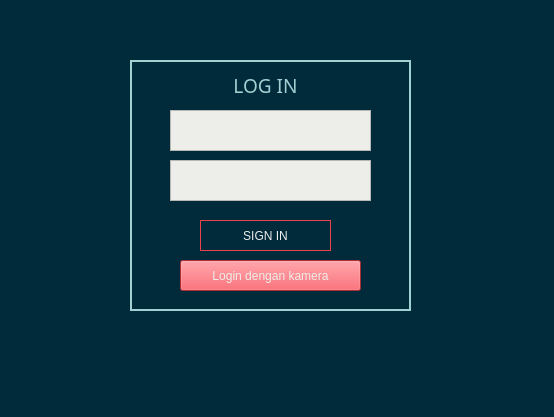
<?xml version="1.0" encoding="UTF-8"?>
<ui version="4.0">
 <class>LoginPage</class>
 <widget class="QMainWindow" name="LoginPage">
  <property name="geometry">
   <rect>
    <x>0</x>
    <y>0</y>
    <width>554</width>
    <height>417</height>
   </rect>
  </property>
  <property name="windowTitle">
   <string>MainWindow</string>
  </property>
  <property name="styleSheet">
   <string notr="true">background: rgb(1, 42, 59);
color: white;</string>
  </property>
  <widget class="QWidget" name="centralwidget">
   <widget class="QLabel" name="label">
    <property name="geometry">
     <rect>
      <x>190</x>
      <y>70</y>
      <width>151</width>
      <height>31</height>
     </rect>
    </property>
    <property name="font">
     <font>
      <family>Raleway Bold</family>
      <pointsize>14</pointsize>
      <weight>50</weight>
      <italic>false</italic>
      <bold>false</bold>
     </font>
    </property>
    <property name="styleSheet">
     <string notr="true">font: 14pt &quot;Raleway Bold&quot;;
color: rgb(161, 209, 210);
</string>
    </property>
    <property name="text">
     <string>LOG IN</string>
    </property>
    <property name="alignment">
     <set>Qt::AlignCenter</set>
    </property>
   </widget>
   <widget class="QTextEdit" name="nama_input">
    <property name="geometry">
     <rect>
      <x>170</x>
      <y>110</y>
      <width>201</width>
      <height>41</height>
     </rect>
    </property>
    <property name="font">
     <font>
      <family>Raleway</family>
      <pointsize>8</pointsize>
      <weight>50</weight>
      <italic>false</italic>
      <bold>false</bold>
     </font>
    </property>
    <property name="styleSheet">
     <string notr="true">background-color: rgb(237, 238, 233);
font: 8pt &quot;Raleway&quot;;
color:rgb(1, 42, 59);
</string>
    </property>
    <property name="tabChangesFocus">
     <bool>true</bool>
    </property>
    <property name="html">
     <string>&lt;!DOCTYPE HTML PUBLIC &quot;-//W3C//DTD HTML 4.0//EN&quot; &quot;http://www.w3.org/TR/REC-html40/strict.dtd&quot;&gt;
&lt;html&gt;&lt;head&gt;&lt;meta name=&quot;qrichtext&quot; content=&quot;1&quot; /&gt;&lt;style type=&quot;text/css&quot;&gt;
p, li { white-space: pre-wrap; }
&lt;/style&gt;&lt;/head&gt;&lt;body style=&quot; font-family:'Raleway'; font-size:8pt; font-weight:400; font-style:normal;&quot;&gt;
&lt;p style=&quot;-qt-paragraph-type:empty; margin-top:0px; margin-bottom:0px; margin-left:0px; margin-right:0px; -qt-block-indent:0; text-indent:0px; font-family:'MS Shell Dlg 2'; font-size:12pt;&quot;&gt;&lt;br /&gt;&lt;/p&gt;&lt;/body&gt;&lt;/html&gt;</string>
    </property>
   </widget>
   <widget class="QPushButton" name="signin_button">
    <property name="geometry">
     <rect>
      <x>200</x>
      <y>220</y>
      <width>131</width>
      <height>31</height>
     </rect>
    </property>
    <property name="styleSheet">
     <string notr="true">font: 8pt &quot;Raleway&quot;;
color: rgb(237, 238, 233);
border: 1px solid rgb(238, 65, 76) radius</string>
    </property>
    <property name="text">
     <string>SIGN IN</string>
    </property>
   </widget>
   <widget class="QPushButton" name="camera_button">
    <property name="geometry">
     <rect>
      <x>180</x>
      <y>260</y>
      <width>181</width>
      <height>31</height>
     </rect>
    </property>
    <property name="styleSheet">
     <string notr="true">background-color:rgb(238, 65, 76);
font: 8pt &quot;Raleway medium&quot;;
color:rgb(237, 238, 233)

</string>
    </property>
    <property name="text">
     <string>Login dengan kamera</string>
    </property>
   </widget>
   <widget class="QTextEdit" name="npm_input">
    <property name="geometry">
     <rect>
      <x>170</x>
      <y>160</y>
      <width>201</width>
      <height>41</height>
     </rect>
    </property>
    <property name="font">
     <font>
      <family>Raleway</family>
      <pointsize>8</pointsize>
      <weight>50</weight>
      <italic>false</italic>
      <bold>false</bold>
     </font>
    </property>
    <property name="styleSheet">
     <string notr="true">background-color: rgb(237, 238, 233);
font: 8pt &quot;Raleway&quot;;
color:rgb(1, 42, 59);</string>
    </property>
    <property name="tabChangesFocus">
     <bool>true</bool>
    </property>
   </widget>
   <widget class="QLabel" name="label_2">
    <property name="geometry">
     <rect>
      <x>130</x>
      <y>60</y>
      <width>281</width>
      <height>251</height>
     </rect>
    </property>
    <property name="styleSheet">
     <string notr="true">border: 2px solid rgb(161, 209, 210)</string>
    </property>
    <property name="text">
     <string/>
    </property>
   </widget>
   <zorder>label_2</zorder>
   <zorder>label</zorder>
   <zorder>nama_input</zorder>
   <zorder>signin_button</zorder>
   <zorder>camera_button</zorder>
   <zorder>npm_input</zorder>
  </widget>
  <widget class="QMenuBar" name="menubar">
   <property name="geometry">
    <rect>
     <x>0</x>
     <y>0</y>
     <width>554</width>
     <height>18</height>
    </rect>
   </property>
  </widget>
  <widget class="QStatusBar" name="statusbar"/>
 </widget>
 <resources>
  <include location="assets_gambar.qrc"/>
 </resources>
 <connections/>
</ui>
